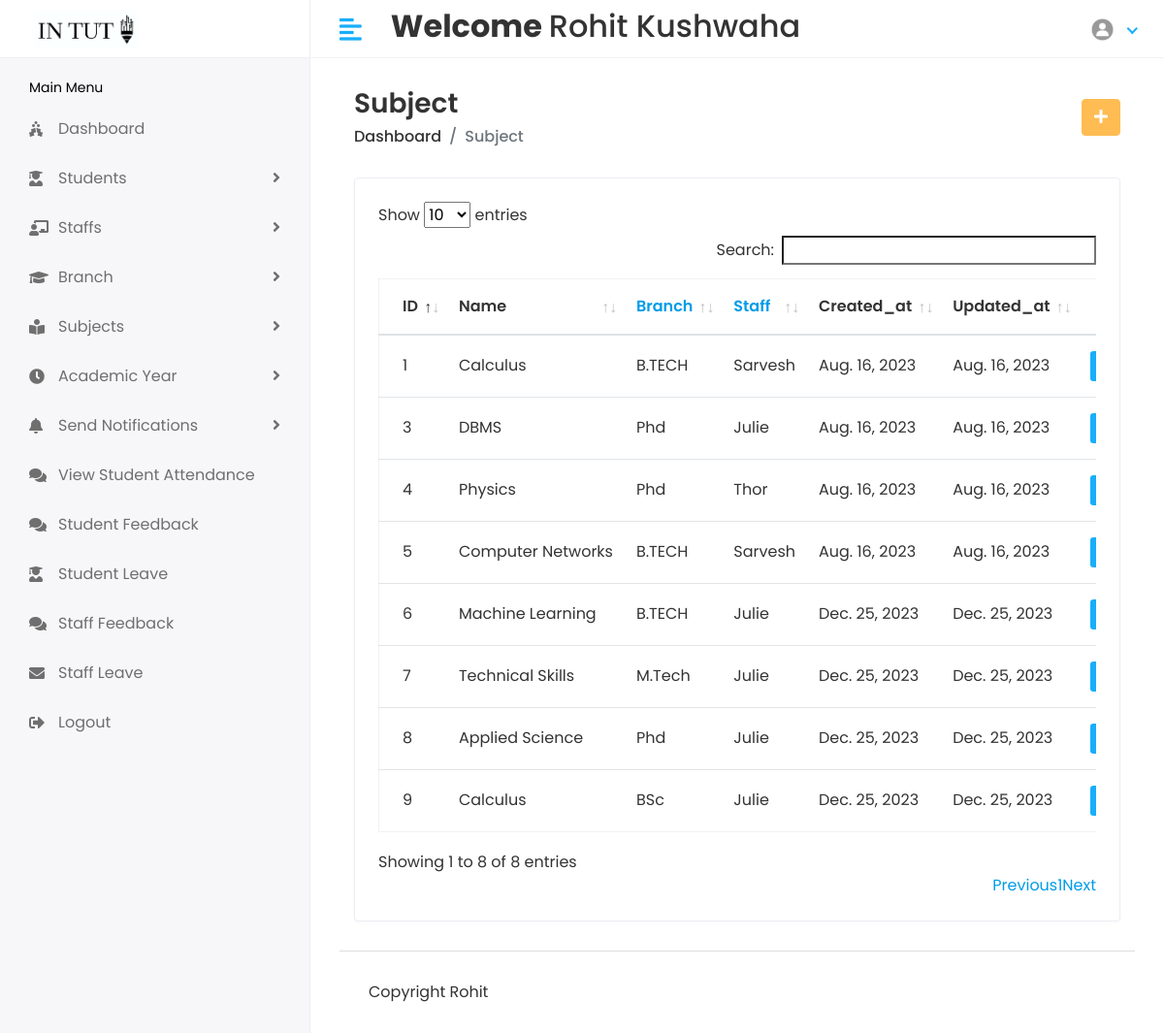
The app's page /Hod/subject (signed in) with its own data.
### stuapp/models.py (models this page shows, shortened)
class CustomUser(AbstractUser):
    USER={
        (1,'HOD'),(2,'STAFF'),(3,'STUDENT')
    }
    user_type=models.CharField(choices=USER,max_length=100,default=1)
    profile_pic=models.ImageField(upload_to='media/profile_pic')

class Subject(models.Model):
    name=models.CharField(max_length=100)
    branch=models.ForeignKey(Branch,on_delete=models.CASCADE)
    staff=models.ForeignKey(Staff,on_delete=models.CASCADE)
    created_at=models.DateField(auto_now_add=True)
    updated_at=models.DateField(auto_now=True)

class Branch(models.Model):
    name=models.CharField(max_length=100)
    created_at=models.DateTimeField(auto_now_add=True)
    updated_at=models.DateTimeField(auto_now=True)
    def __str__(self):
        return self.name

class Staff(models.Model):
    admin=models.OneToOneField(CustomUser,on_delete=models.CASCADE)
    gender=models.CharField(max_length=10)
    address=models.TextField()
    created_at=models.DateField(auto_now_add=True)
    updated_at=models.DateField(auto_now=True)
    dob=models.DateField(default=datetime.now)
    mobile=models.CharField(max_length=100,default="0")
    altmobile=models.CharField(max_length=100,default="0")
    def __str__(self):
        return self.admin.first_name

### student/hodviews.py (the view)
# urls.py: path('Hod/subject',hodviews.subjectlist,name='subjectlist'),
@login_required(login_url='/')
def subjectlist(request):
    subject=Subject.objects.all()
    return render(request,'hod/subjectlist.html',{'subject':subject})

### templates/hod/subjectlist.html (shortened to what this page needs)
{% extends 'base.html' %}
{% block content %}
{% load static %}
<div class="content container-fluid">
   <div class="page-header">
      <div class="row align-items-center">
         <div class="col">
            <h3 class="page-title">Subject</h3>
            <ul class="breadcrumb">
               <li class="breadcrumb-item"><a href="{% url 'hodhome'%}">Dashboard</a></li>
               <li class="breadcrumb-item active">Subject</li>
            </ul>
         </div>
         <div class="col-auto text-right float-right ml-auto">
            <a href="{% url 'addsubject' %}" class="btn btn-primary"><i class="fas fa-plus"></i></a>
         </div>
      </div>
   </div>
   <div class="row">
      <div class="col-sm-12">
         <div class="card card-table">
            <div class="card-body">
               <div class="table-responsive">
                  <table id="table_id" class="table table-hover table-center mb-0">
                     <thead>
                        <tr>
                            <th>ID</th>
                           <th>Name</th>
                           <th><a href="{% url 'branchlist'%}">Branch</a></th>
                          <th><a href="{% url 'stafflist'%}">Staff</a></th>
                           <th>Created_at</th>
                           <th>Updated_at</th>
                           <th class="text-right">Action</th>
                        </tr>
                     </thead>
                     <tbody>
                        {% for i in subject %}
                        <tr>
                           <td>{{i.id}}</td>
                           <td>{{i.name}}</td>
                           <td> {{i.branch}}</td>
                           <td> {{i.staff}}</td>
                           <td>{{i.created_at}}</td>
                           <td>{{i.updated_at}}</td>
                           <td class="text-right">
                             <div class="actions">
                                <a href="{% url 'editsubject' i.id %}" class="btn btn-sm bg-success-light mr-2">
                                </a>
                             </div>
                           </td>
                        </tr>
                        {% endfor %}
                     </tbody>
                  </table>
               </div>
            </div>
         </div>
      </div>
   </div>
</div>
{% endblock %}

### templates/includes/header.html (shortened to what this page needs)
{% load static %}
<div class="header" >
    <div class="header-left" style="background-color:white">
        {% if user.user_type == '1' %}
        <a href="{% url 'hodhome'%}" class="logo container" >
            <img src="{% static 'assets/img/logo1big.png'%}" width="300px" height="100px" alt="Logo">
        </a>
        {% elif user.user_type == '2' %}
        <a href="{% url 'staffhome'%}" class="logo">
            <img src="{% static 'assets/img/logo1big.png'%}" alt="Logo">
        </a>
        {% else %}
        <a href="{% url 'studenthome'%}" class="logo">
            <img src="{% static 'assets/img/logo1big.png'%}" alt="Logo">
        </a>
        {% endif %}
    </div>
    <a href="javascript:void(0);" id="toggle_btn">
        <i class="fas fa-align-left"></i>
    </a>
    <div class="top-nav-search my-2">
        <h2><strong> Welcome </strong> {{user.first_name}} {{user.last_name}} </h2>
    </div>
    <ul class="nav user-menu">
        <li class="nav-item dropdown has-arrow">
            <a href="#" class="dropdown-toggle nav-link" data-toggle="dropdown">
                {% if user.profile_pic == "" %}
                <span class="user-img"><img class="rounded-circle" src="{% static 'assets/img/noimg.jpg' %}" width="31"
                        ></span>
                {% else %}
                <span class="user-img"><img class="rounded-circle" src="/{{user.profile_pic}}" width="31"
                        alt="Ryan Taylor"></span>
                {% endif %}
            </a>
        </li>
    </ul>
</div>

### static/assets/css/style.css (style rules this page uses)
html { height: 100%; }
body { background-color: #fff; color: #333; font-family: 'Poppins', sans-serif; font-size: 1rem; height: 100%; line-height: 1.5; overflow-x: hidden; }
h1, h2, h3, h4, h5, h6 { font-family: 'Poppins', sans-serif; margin-top: 0; }
a { color: #009ce7; }
input, button, a { transition: all 0.4s ease; -moz-transition: all 0.4s ease; -o-transition: all 0.4s ease; -ms-transition: all 0.4s ease; -webkit-transition: all 0.4s ease; }
ul, ol { padding: 0px; list-style: none; }
.table { color: #333; max-width: 100%; margin-bottom: 0; width: 100%; }
.table.dataTable { border-collapse: collapse !important; border: 1px solid rgba(0, 0, 0, 0.05); }
.table thead tr th { font-weight: 600; }
.table tbody tr { border-bottom: 1px solid rgba(0, 0, 0, 0.05); }
.table.table-center td, .table.table-center th { vertical-align: middle; }
.card-table .card-body .table > thead > tr > th { border-top: 0; }
.card-table .card-body .table tr td:first-child, .card-table .card-body .table tr th:first-child { padding-left: 1.5rem; }
.card-table .card-body .table tr td:last-child, .card-table .card-body .table tr th:last-child { padding-right: 1.5rem; }
.card-table .table td, .card-table .table th { border-top: 1px solid #e2e5e8; padding: 1rem 0.75rem; white-space: nowrap; }
.btn-primary { background-color: #FFBC53; border: 1px solid #FFBC53; }
.card { border: 1px solid #ececf5; box-shadow: 0 1px 3px 0 rgba(0, 0, 0, 0.03); margin-bottom: 1.875rem; }
.card-body { padding: 1.5rem; }
.bg-success-light { background-color: #18aefa; color: #fff; }
.header { background-color: #fff; border-bottom: 1px solid #f3f3f4; left: 0; position: fixed; right: 0; top: 0; z-index: 1001; height: 60px; }
.header .header-left { float: left; height: 60px; padding: 0 20px; position: relative; width: 320px; z-index: 1; transition: all 0.2s ease-in-out; background-color: #f7f7fa; border-bottom: 1px solid #efefef; border-right: 1px solid #ececf5; display: flex; align-items: center; }
.header .header-left .logo { display: inline-block; line-height: 60px; }
.header .header-left .logo img { max-height: 40px; width: auto; }
.header .dropdown-toggle:after { display: none; }
.header .has-arrow .dropdown-toggle:after { border-top: 0; border-left: 0; border-bottom: 2px solid #18aefa; border-right: 2px solid #18aefa; content: ''; height: 8px; display: inline-block; pointer-events: none; -webkit-transform-origin: 66% 66%; -ms-transform-origin: 66% 66%; transform-origin: 66% 66%; -webkit-transform: rotate(45deg); -ms-transform: rotate(45deg); transform: rotate(45deg); -webkit-transition: all 0.15s ease-in-out; transition: all 0.15s ease-in-out; width: 8px; vertical-align: 0px; }
.user-menu { float: right; margin: 0; position: relative; z-index: 99; padding-right: 15px; }
.user-menu.nav > li > a { color: #a0a0a0; font-size: 14px; line-height: 58px; padding: 0 15px; height: 60px; }
.user-img { margin-right: 3px; position: relative; }
.top-nav-search { float: left; margin-left: 15px; }
.page-header { margin-bottom: 1.875rem; }
.page-header .breadcrumb { background-color: transparent; color: #6c757d; font-size: 1rem; font-weight: 500; margin-bottom: 0; padding: 0; }
.page-header .breadcrumb a { color: #333; }
.page-title { font-size: 28px; font-weight: 600; color: #333; margin-bottom: 5px; }
@media (min-width: 992px) { #toggle_btn { align-items: center; color: #18aefa; display: inline-flex; float: left; font-size: 26px; height: 60px; justify-content: center; margin-left: 15px; padding: 0 15px; } }

### records on screen
CustomUser: first_name "Rohit", last_name "Kushwaha", profile_pic (placeholder picture)
Subject: id "1", name "Calculus", branch "B.TECH", staff "Sarvesh", created_at "Aug. 16, 2023", updated_at "Aug. 16, 2023"
Subject: id "3", name "DBMS", branch "Phd", staff "Julie", created_at "Aug. 16, 2023", updated_at "Aug. 16, 2023"
Subject: id "4", name "Physics", branch "Phd", staff "Thor", created_at "Aug. 16, 2023", updated_at "Aug. 16, 2023"
Subject: id "5", name "Computer Networks", branch "B.TECH", staff "Sarvesh", created_at "Aug. 16, 2023", updated_at "Aug. 16, 2023"
Subject: id "6", name "Machine Learning", branch "B.TECH", staff "Julie", created_at "Dec. 25, 2023", updated_at "Dec. 25, 2023"
Subject: id "7", name "Technical Skills", branch "M.Tech", staff "Julie", created_at "Dec. 25, 2023", updated_at "Dec. 25, 2023"
Subject: id "8", name "Applied Science", branch "Phd", staff "Julie", created_at "Dec. 25, 2023", updated_at "Dec. 25, 2023"
Subject: id "9", name "Calculus", branch "BSc", staff "Julie", created_at "Dec. 25, 2023", updated_at "Dec. 25, 2023"
